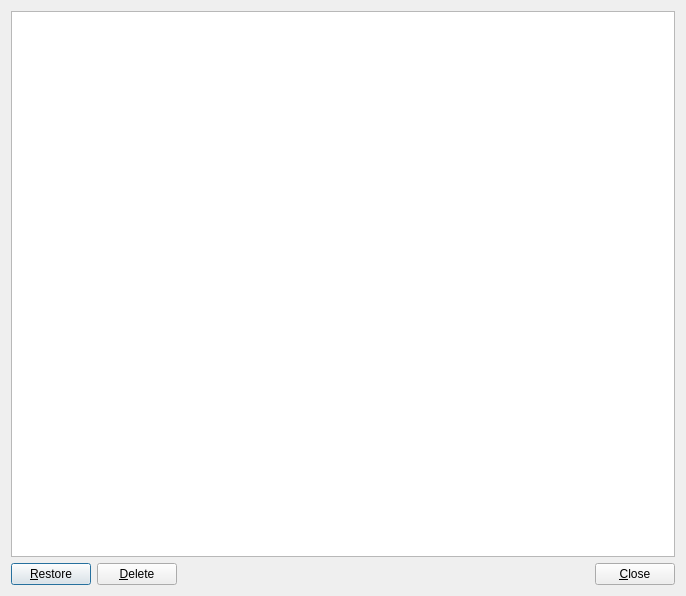
<?xml version="1.0" encoding="UTF-8"?>
<ui version="4.0">
<comment> Copyright (C) 2017 by Pedro Mendes, Virginia Tech Intellectual </comment>
<comment> Properties, Inc., University of Heidelberg, and University of </comment>
<comment> of Connecticut School of Medicine. </comment>
<comment> All rights reserved. </comment>

 <comment> All rights reserved. </comment>
 <class>CBrowseModelVersionDialog</class>
 <widget class="QDialog" name="CBrowseModelVersionDialog">
  <property name="geometry">
   <rect>
    <x>0</x>
    <y>0</y>
    <width>686</width>
    <height>596</height>
   </rect>
  </property>
  <property name="sizePolicy">
   <sizepolicy hsizetype="Preferred" vsizetype="Preferred">
    <horstretch>0</horstretch>
    <verstretch>0</verstretch>
   </sizepolicy>
  </property>
  <property name="windowTitle">
   <string>Versioning</string>
  </property>
  <layout class="QGridLayout" name="gridLayout">
   <item row="0" column="0">
    <widget class="QTableView" name="tableView">
     <property name="editTriggers">
      <set>QAbstractItemView::AllEditTriggers</set>
     </property>
     <property name="alternatingRowColors">
      <bool>true</bool>
     </property>
     <property name="selectionMode">
      <enum>QAbstractItemView::SingleSelection</enum>
     </property>
     <attribute name="horizontalHeaderCascadingSectionResizes">
      <bool>true</bool>
     </attribute>
     <attribute name="horizontalHeaderDefaultSectionSize">
      <number>100</number>
     </attribute>
     <attribute name="horizontalHeaderMinimumSectionSize">
      <number>26</number>
     </attribute>
     <attribute name="verticalHeaderVisible">
      <bool>false</bool>
     </attribute>
    </widget>
   </item>
   <item row="1" column="0">
    <layout class="QHBoxLayout" name="horizontalLayout">
     <item>
      <widget class="QPushButton" name="RestoreButton">
       <property name="text">
        <string>&amp;Restore</string>
       </property>
      </widget>
     </item>
     <item>
      <widget class="QPushButton" name="DeleteButton">
       <property name="text">
        <string>&amp;Delete</string>
       </property>
      </widget>
     </item>
     <item>
      <spacer name="horizontalSpacer_3">
       <property name="orientation">
        <enum>Qt::Horizontal</enum>
       </property>
       <property name="sizeHint" stdset="0">
        <size>
         <width>138</width>
         <height>20</height>
        </size>
       </property>
      </spacer>
     </item>
     <item>
      <widget class="QPushButton" name="CloseButton">
       <property name="text">
        <string>&amp;Close</string>
       </property>
      </widget>
     </item>
    </layout>
   </item>
  </layout>
 </widget>
 <layoutdefault spacing="6" margin="11"/>
 <resources/>
 <connections>
  <connection>
   <sender>CloseButton</sender>
   <signal>clicked()</signal>
   <receiver>CBrowseModelVersionDialog</receiver>
   <slot>close()</slot>
   <hints>
    <hint type="sourcelabel">
     <x>711</x>
     <y>569</y>
    </hint>
    <hint type="destinationlabel">
     <x>15</x>
     <y>15</y>
    </hint>
   </hints>
  </connection>
  <connection>
   <sender>tableView</sender>
   <signal>clicked(QModelIndex)</signal>
   <receiver>CBrowseModelVersionDialog</receiver>
   <slot>slotRowSelected(QModelIndex)</slot>
   <hints>
    <hint type="sourcelabel">
     <x>340</x>
     <y>280</y>
    </hint>
    <hint type="destinationlabel">
     <x>342</x>
     <y>297</y>
    </hint>
   </hints>
  </connection>
  <connection>
   <sender>DeleteButton</sender>
   <signal>clicked()</signal>
   <receiver>CBrowseModelVersionDialog</receiver>
   <slot>slotDeleteButtonClicked()</slot>
   <hints>
    <hint type="sourcelabel">
     <x>138</x>
     <y>573</y>
    </hint>
    <hint type="destinationlabel">
     <x>342</x>
     <y>297</y>
    </hint>
   </hints>
  </connection>
  <connection>
   <sender>RestoreButton</sender>
   <signal>clicked()</signal>
   <receiver>CBrowseModelVersionDialog</receiver>
   <slot>slotRestoreButtonClicked()</slot>
   <hints>
    <hint type="sourcelabel">
     <x>48</x>
     <y>573</y>
    </hint>
    <hint type="destinationlabel">
     <x>342</x>
     <y>297</y>
    </hint>
   </hints>
  </connection>
 </connections>
</ui>
